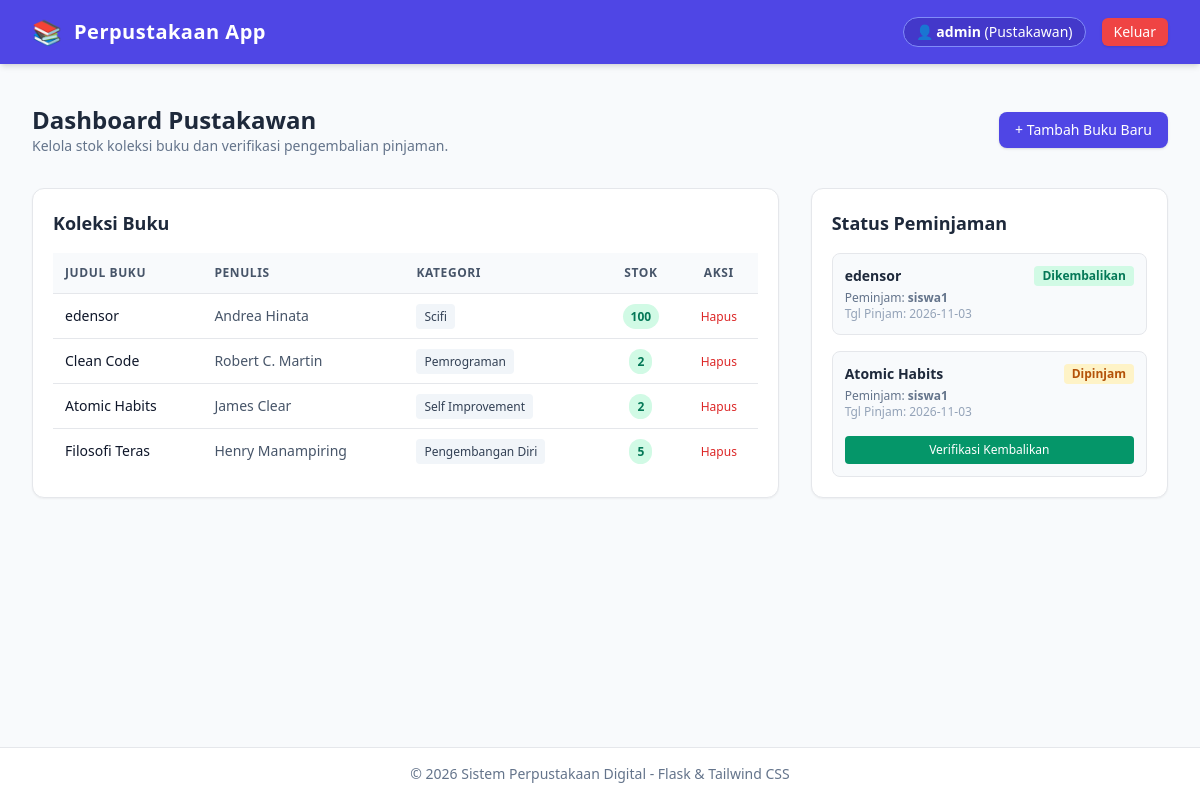
Page /pustakawan (signed in) on the committed database.
### tables this page shows
CREATE TABLE books (
            id INTEGER PRIMARY KEY AUTOINCREMENT,
            title TEXT NOT NULL,
            author TEXT NOT NULL,
            category TEXT NOT NULL,
            stock INTEGER NOT NULL DEFAULT 1
        );

CREATE TABLE loans (
            id INTEGER PRIMARY KEY AUTOINCREMENT,
            user_id INTEGER NOT NULL,
            book_id INTEGER NOT NULL,
            borrow_date DATE DEFAULT (DATE('now')),
            return_date DATE,
            status TEXT NOT NULL DEFAULT 'dipinjam' CHECK(status IN ('dipinjam', 'dikembalikan')),
            FOREIGN KEY (user_id) REFERENCES users (id) ON DELETE CASCADE,
            FOREIGN KEY (book_id) REFERENCES books (id) ON DELETE CASCADE
        );

CREATE TABLE users (
            id INTEGER PRIMARY KEY AUTOINCREMENT,
            username TEXT UNIQUE NOT NULL,
            password TEXT NOT NULL,
            role TEXT NOT NULL CHECK(role IN ('pustakawan', 'peminjam'))
        );

### app.py (the view)
@app.route('/pustakawan')
@login_required
@role_required('pustakawan')
def dashboard_pustakawan():
    conn = get_db_connection()
    books = conn.execute('SELECT * FROM books ORDER BY id DESC').fetchall()
    loans = conn.execute('''
        SELECT loans.id, users.username, books.title, loans.borrow_date, loans.status
        FROM loans
        JOIN users ON loans.user_id = users.id
        JOIN books ON loans.book_id = books.id
        ORDER BY loans.id DESC
    ''').fetchall()
    conn.close()
    return render_template('pustakawan/index.html', books=books, loans=loans)

### app.py (called while the page is built)
def login_required(f):
    @wraps(f)
    def decorated_function(*args, **kwargs):
        if 'user_id' not in session:
            flash('Silakan login terlebih dahulu.', 'warning')
            return redirect(url_for('login'))
        return f(*args, **kwargs)
    return decorated_function

def role_required(role):
    def decorator(f):
        @wraps(f)
        def decorated_function(*args, **kwargs):
            if session.get('role') != role:
                flash('Anda tidak memiliki akses ke halaman tersebut.', 'danger')
                return redirect(url_for('index'))
            return f(*args, **kwargs)
        return decorated_function
    return decorator

### db.py (called while the page is built)
def get_db_connection():
    conn = sqlite3.connect(DATABASE_NAME)
    conn.row_factory = sqlite3.Row
    return conn

### templates/pustakawan/index.html (shortened to what this page needs)
{% extends 'base.html' %}
{% block content %}
<div class="space-y-8">
    <div class="flex justify-between items-center">
        <div>
            <h1 class="text-2xl font-bold text-slate-800">Dashboard Pustakawan</h1>
            <p class="text-slate-500 text-sm">Kelola stok koleksi buku dan verifikasi pengembalian pinjaman.</p>
        </div>
        <button onclick="toggleModal('modalTambah')" class="bg-indigo-600 hover:bg-indigo-700 text-white px-4 py-2 rounded-lg font-medium shadow text-sm transition">
            + Tambah Buku Baru
        </button>
    </div>
    <div class="grid grid-cols-1 lg:grid-cols-3 gap-8">
        <div class="lg:col-span-2 bg-white rounded-xl shadow-sm border p-5">
            <h2 class="text-lg font-bold text-slate-800 mb-4">Koleksi Buku</h2>
            <div class="overflow-x-auto">
                <table class="w-full text-left border-collapse">
                    <thead>
                        <tr class="bg-slate-50 border-b text-slate-600 text-xs uppercase tracking-wider">
                            <th class="p-3">Judul Buku</th>
                            <th class="p-3">Penulis</th>
                            <th class="p-3">Kategori</th>
                            <th class="p-3 text-center">Stok</th>
                            <th class="p-3 text-center">Aksi</th>
                        </tr>
                    </thead>
                    <tbody class="divide-y text-sm">
                        {% for book in books %}
                        <tr class="hover:bg-slate-50">
                            <td class="p-3 font-medium text-slate-900">{{ book.title }}</td>
                            <td class="p-3 text-slate-600">{{ book.author }}</td>
                            <td class="p-3"><span class="bg-slate-100 text-slate-700 text-xs px-2 py-1 rounded">{{ book.category }}</span></td>
                            <td class="p-3 text-center">
                                <span class="px-2 py-1 text-xs font-semibold rounded-full {{ 'bg-emerald-100 text-emerald-700' if book.stock > 0 else 'bg-red-100 text-red-700' }}">
                                    {{ book.stock }}
                                </span>
                            </td>
                            <td class="p-3 text-center">
                                <form action="{{ url_for('hapus_buku', id=book.id) }}" method="POST" onsubmit="return confirmHapus('{{ book.title }}');" class="inline">
                                    <button type="submit" class="text-red-600 hover:text-red-800 font-medium text-xs">Hapus</button>
                                </form>
                            </td>
                        </tr>
                        {% endfor %}
                    </tbody>
                </table>
            </div>
        </div>
        <div class="bg-white rounded-xl shadow-sm border p-5">
            <h2 class="text-lg font-bold text-slate-800 mb-4">Status Peminjaman</h2>
            <div class="space-y-4 max-h-[500px] overflow-y-auto">
                {% for loan in loans %}
                <div class="p-3 border rounded-lg bg-slate-50 flex flex-col justify-between space-y-2">
                    <div>
                        <div class="flex justify-between items-start">
                            <span class="font-bold text-slate-800 text-sm">{{ loan.title }}</span>
                            <span class="text-xs font-semibold px-2 py-0.5 rounded {{ 'bg-amber-100 text-amber-700' if loan.status == 'dipinjam' else 'bg-emerald-100 text-emerald-700' }}">
                                {{ loan.status | capitalize }}
                            </span>
                        </div>
                        <p class="text-xs text-slate-500 mt-1">Peminjam: <strong>{{ loan.username }}</strong></p>
                        <p class="text-xs text-slate-400">Tgl Pinjam: {{ loan.borrow_date }}</p>
                    </div>
                    {% if loan.status == 'dipinjam' %}
                    <form action="{{ url_for('verifikasi_kembali', loan_id=loan.id) }}" method="POST" class="pt-2">
                        <button type="submit" class="w-full bg-emerald-600 hover:bg-emerald-700 text-white text-xs py-1.5 rounded font-medium transition">
                            Verifikasi Kembalikan
                        </button>
                    </form>
                    {% endif %}
                </div>
                {% else %}
                <p class="text-slate-400 text-sm text-center py-4">Belum ada transaksi peminjaman.</p>
                {% endfor %}
            </div>
        </div>
    </div>
</div>
{% endblock %}

### rows in the picture
books: title "edensor", author "Andrea Hinata", category "Scifi", stock "100"
books: title "Clean Code", author "Robert C. Martin", category "Pemrograman", stock "2"
books: title "Atomic Habits", author "James Clear", category "Self Improvement", stock "2"
books: title "Filosofi Teras", author "Henry Manampiring", category "Pengembangan Diri", stock "5"
loans: title "edensor", status "Dikembalikan", username "siswa1", borrow_date "2026-11-03"
loans: title "Atomic Habits", status "Dipinjam", username "siswa1", borrow_date "2026-11-03"

### other values in the picture
{{ session.username }} "admin"
{{ session.role | capitalize }} "Pustakawan"
